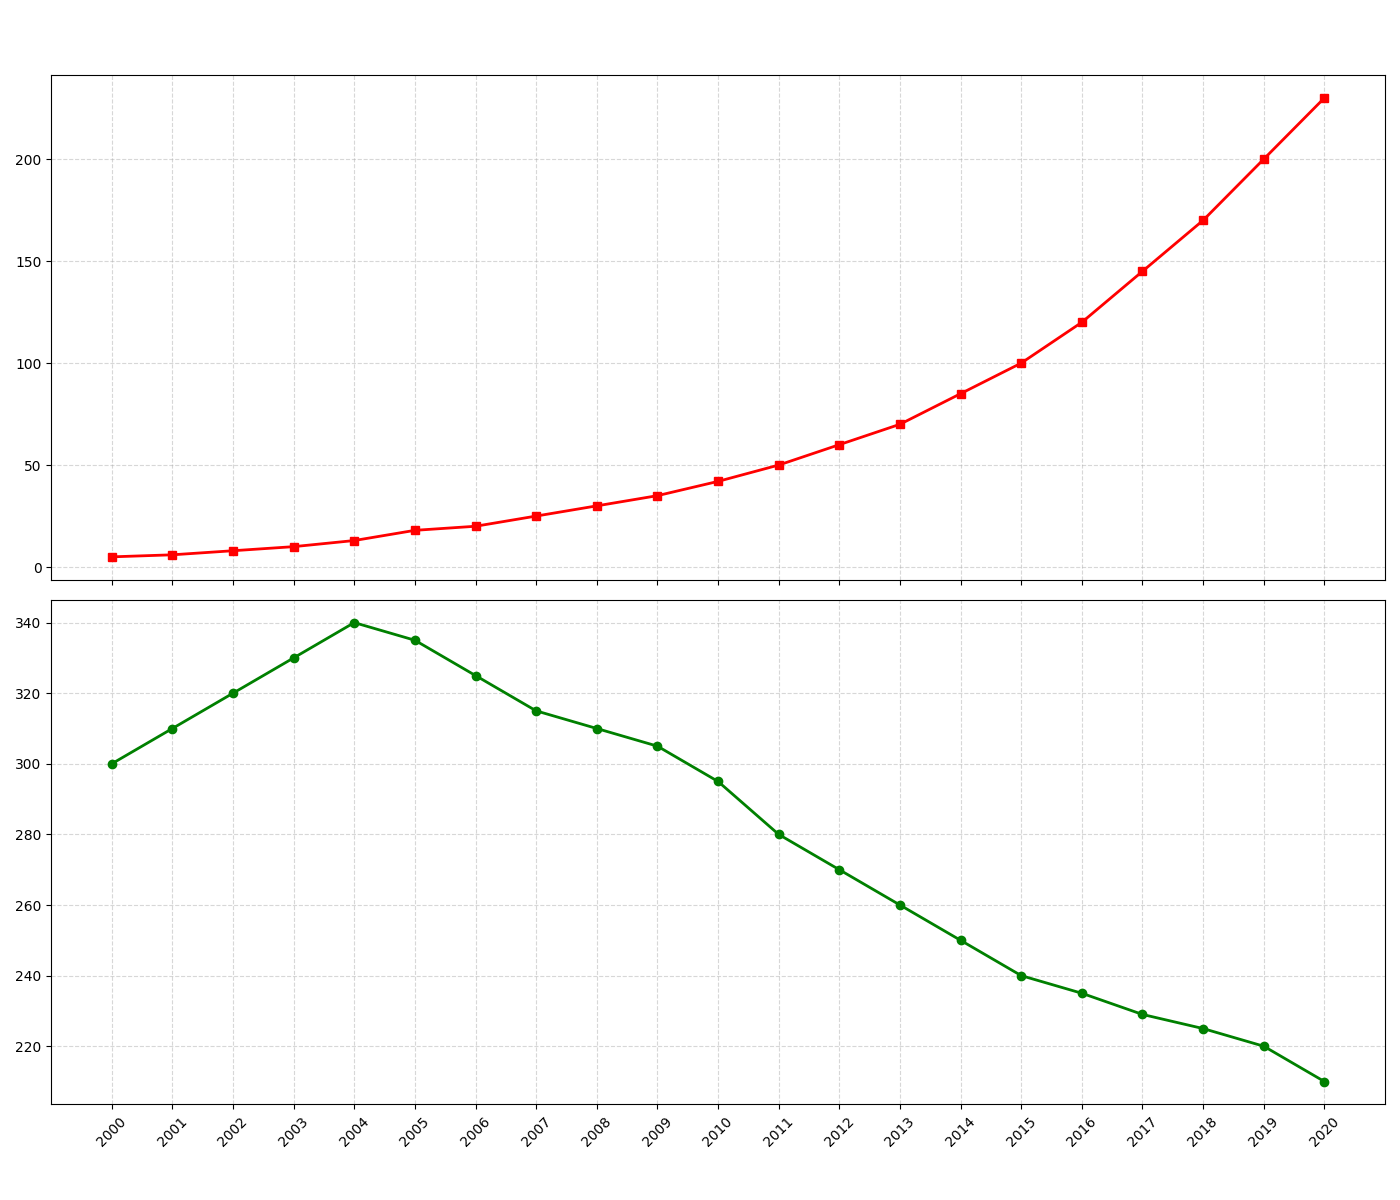

This figure's Python source:
import matplotlib.pyplot as plt
import numpy as np

years = np.arange(2000, 2021)
co2_emissions = [300, 310, 320, 330, 340, 335, 325, 315, 310, 305, 295, 280, 270, 260, 250, 240, 235, 229, 225, 220, 210]
renewable_energy = [5, 6, 8, 10, 13, 18, 20, 25, 30, 35, 42, 50, 60, 70, 85, 100, 120, 145, 170, 200, 230]

fig, (ax1, ax2) = plt.subplots(2, 1, figsize=(14, 12), sharex=True)

# Shuffled colors for each data group
ax1.plot(years, renewable_energy, color='red', linewidth=2, marker='s', linestyle='-', markersize=6)
ax1.grid(True, linestyle='--', alpha=0.5)

ax2.plot(years, co2_emissions, color='green', linewidth=2, marker='o', linestyle='-', markersize=6)
ax2.grid(True, linestyle='--', alpha=0.5)

plt.xticks(years, rotation=45)
plt.tight_layout(rect=[0, 0.03, 1, 0.95])
plt.show()
